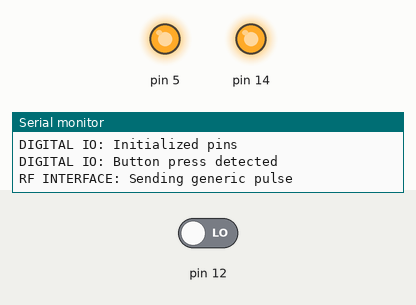
A sketch run on a simulated Arduino Uno, built with avr-gcc and run on an emulated ATmega328P. Shown: output pins drawn as LEDs (lit = HIGH), the last lines printed to the serial monitor. The test bench sets the inputs (shaded band); at power-on: pin 12 LOW.

Above: at 1.6 s.
1.7 s: pin 12 driven HIGH
At 2.1 s:
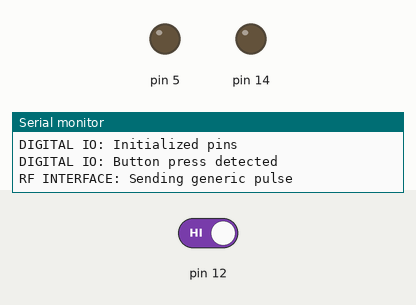
3.3 s: pin 12 driven LOW
At 5.4 s:
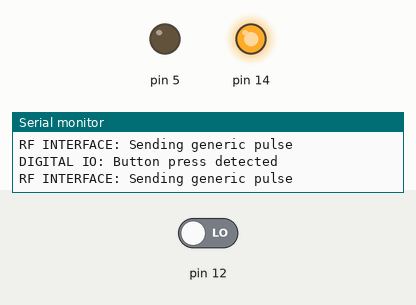
Timing chart, 0 to 6.9 s (numbered marks = the images above; inputs shaded):
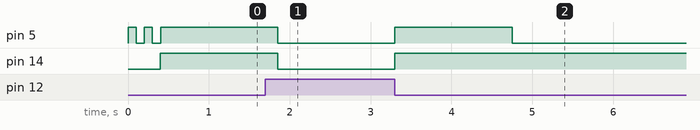

The sketch:

sensor-rf.ino
```cpp
/*
 * R&D project to get an ESP MCU to interface with an HCS301
 * to work with a rolling code RF receiver.
 *
 * Collaborator(s): Josh Perry <josh.perry245@gmail.com>
 * Created: 09/20/2019
 */

// Global includes
#include <memory>

// Local includes
#include "./src/config/Configuration.h"
#include "./src/RFInterface.hpp"
#include "./src/DigitalIO.hpp"

// Scoped between setup and loop
std::unique_ptr<RFInterface> rf_interface;

void setup() {
  Serial.begin(BAUD_RATE);
  LOG_RELEASE("MAIN: Booting RF code...\n");

  rf_interface = std::unique_ptr<RFInterface>(new RFInterface(PWM_LED_INDICATOR, PWM_RF_OUT));
  void (*callback_ptr)() = []() { rf_interface->sendGenericPulse(); };  // Should check if ptr is non-null
  DigitalIO::GetInstance().set_button_callback(callback_ptr);
}

void loop() {
  DigitalIO::GetInstance().updateSwitchLED();
}
```

DigitalIO.cpp
```cpp
// (licence header left out)
#include "DigitalIO.hpp"

DigitalIO& DigitalIO::GetInstance() {
    static DigitalIO instance;
    if (!(instance.initialized)) instance.initPins();
    return instance;
}

DigitalIO::DigitalIO() {}

void DigitalIO::initPins() {
    pinMode(this->switch_input, INPUT);
    pinMode(this->switch_led, OUTPUT);
    digitalWrite(this->switch_led, LOW);

    LOG_DEBUG("DIGITAL IO: Initialized pins\n");
    this->initialized = true;
}

void DigitalIO::updateSwitchLED() {
    const int previous_state = digitalRead(this->switch_led);
    const int switch_state = digitalRead(this->switch_input);

    // Switch is pulled up to HIGH, if pressed, goes LOW
    // LED should mimick switch state (active/passive)
    if (previous_state == switch_state) digitalWrite(this->switch_led, !switch_state);

    // If LED was off, and switch is now low, then this is a new press
    if (previous_state == LOW && switch_state == LOW) {
        LOG_DEBUG("DIGITAL IO: Button press detected\n");
        this->button_callback();
    }
}

void DigitalIO::set_button_callback(ButtonCallback callback){
    this->button_callback = callback;
}
```

DigitalIO.hpp
```cpp
// (licence header left out)
#pragma once

#include <Arduino.h>
#include "./config/Configuration.h"

typedef void (*ButtonCallback)();

class DigitalIO {
    private:
        // Singleton handling
        DigitalIO();
        void operator=(DigitalIO const&) = delete;
        DigitalIO(DigitalIO const&) = delete;

        // Data members
        bool initialized = false;
        const int switch_input = SWITCH_INPUT;
        const int switch_led = SWITCH_LED_INDICATOR;
        ButtonCallback button_callback;

        // Methods
        void initPins();

    public:
        static DigitalIO& GetInstance();
        ~DigitalIO() { LOG_DEBUG("DIGITAL IO: Singleton deleted") };

        void set_button_callback(ButtonCallback callback);
        void updateSwitchLED();
};
```

RFInterface.cpp
```cpp
// (licence header left out)
#include "RFInterface.hpp"

RFInterface::RFInterface(const int led_indicator_pin, const int rf_out_pin) :pwm_indicator_led(led_indicator_pin), pwm_rf_out(rf_out_pin) {
    LOG_RELEASE("RF INTERFACE: Created new RF interface\n");

    // IO setting
    pinMode(this->pwm_indicator_led, OUTPUT);
    digitalWrite(this->pwm_indicator_led, LOW);
    pinMode(this->pwm_rf_out, OUTPUT);  // Probably not necessary - done in RCSwitch
    digitalWrite(this->pwm_rf_out, LOW);

    // Create RF interface (external lib)
    this->InitRFSwitch();

    // Flash LED
    this->LedFlashOnInit(2);
}

void RFInterface::InitRFSwitch() {
    this->rf_interface.enableTransmit(this->pwm_rf_out);
    this->rf_interface.setRepeatTransmit(RF_SIGNAL_REPEAT_COUNT);
    // this->rf_interface.setPulseLength();
    // this->rf_interface.setProtocol(1);
}

void RFInterface::LedFlashOnInit(const int& flashes) const {
    for (int i = 0; i < (flashes*2); ++i) {
        int led_state = digitalRead(this->pwm_indicator_led);
        digitalWrite(this->pwm_indicator_led, !led_state);
        delay(100);
    }
}

void RFInterface::sendGenericPulse() {
    LOG_DEBUG("RF INTERFACE: Sending generic pulse\n");
    digitalWrite(this->pwm_indicator_led, HIGH);

    const std::string packet = "10101010101010101010";  // 20 bits
    // const std::string packet = "1010";  // 4 bits
    this->rf_interface.send(packet.c_str());
    delay(1000);
    // this->rf_interface.send(packet.c_str());
    digitalWrite(this->pwm_indicator_led, LOW);
}
```

RFInterface.hpp
```cpp
// (licence header left out)
#pragma once

#include <Arduino.h>
#include <RCSwitch.h>
#include <string>
#include "./config/Configuration.h"

class RFInterface {
private:
    const int pwm_indicator_led;
    const int pwm_rf_out;
    RCSwitch rf_interface = RCSwitch();

    void InitRFSwitch();
    void LedFlashOnInit(const int&) const;
public:
    RFInterface(const int led_indicator_pin, const int rf_out_pin);
    void sendGenericPulse();
};
```

Configuration.h
```cpp
// (licence header left out)
#pragma once

// Hardware pinout allocation
#define PWM_LED_INDICATOR 5
#define PWM_RF_OUT 4
#define SWITCH_LED_INDICATOR 14
#define SWITCH_INPUT 12

#define BAUD_RATE 115200

// Logging framework
#define LOG_LEVEL_DEBUG 0
#define LOG_LEVEL_RELEASE 1

#define LOG_LEVEL LOG_LEVEL_DEBUG

#if LOG_LEVEL == LOG_LEVEL_DEBUG
    #define LOG_DEBUG(x) Serial.print(x);
#endif

#include <hardwareSerial.h>
#define LOG_RELEASE(x) Serial.print(x);

// RF Config
#define RF_SIGNAL_REPEAT_COUNT 5
```

Measured:
- after the input at 1.7 s, pin 14: HIGH → LOW after 0.15 s
- after the input at 3.3 s, pin 5: LOW → HIGH at once, → LOW 1.5 s later; pin 14: LOW → HIGH at once
